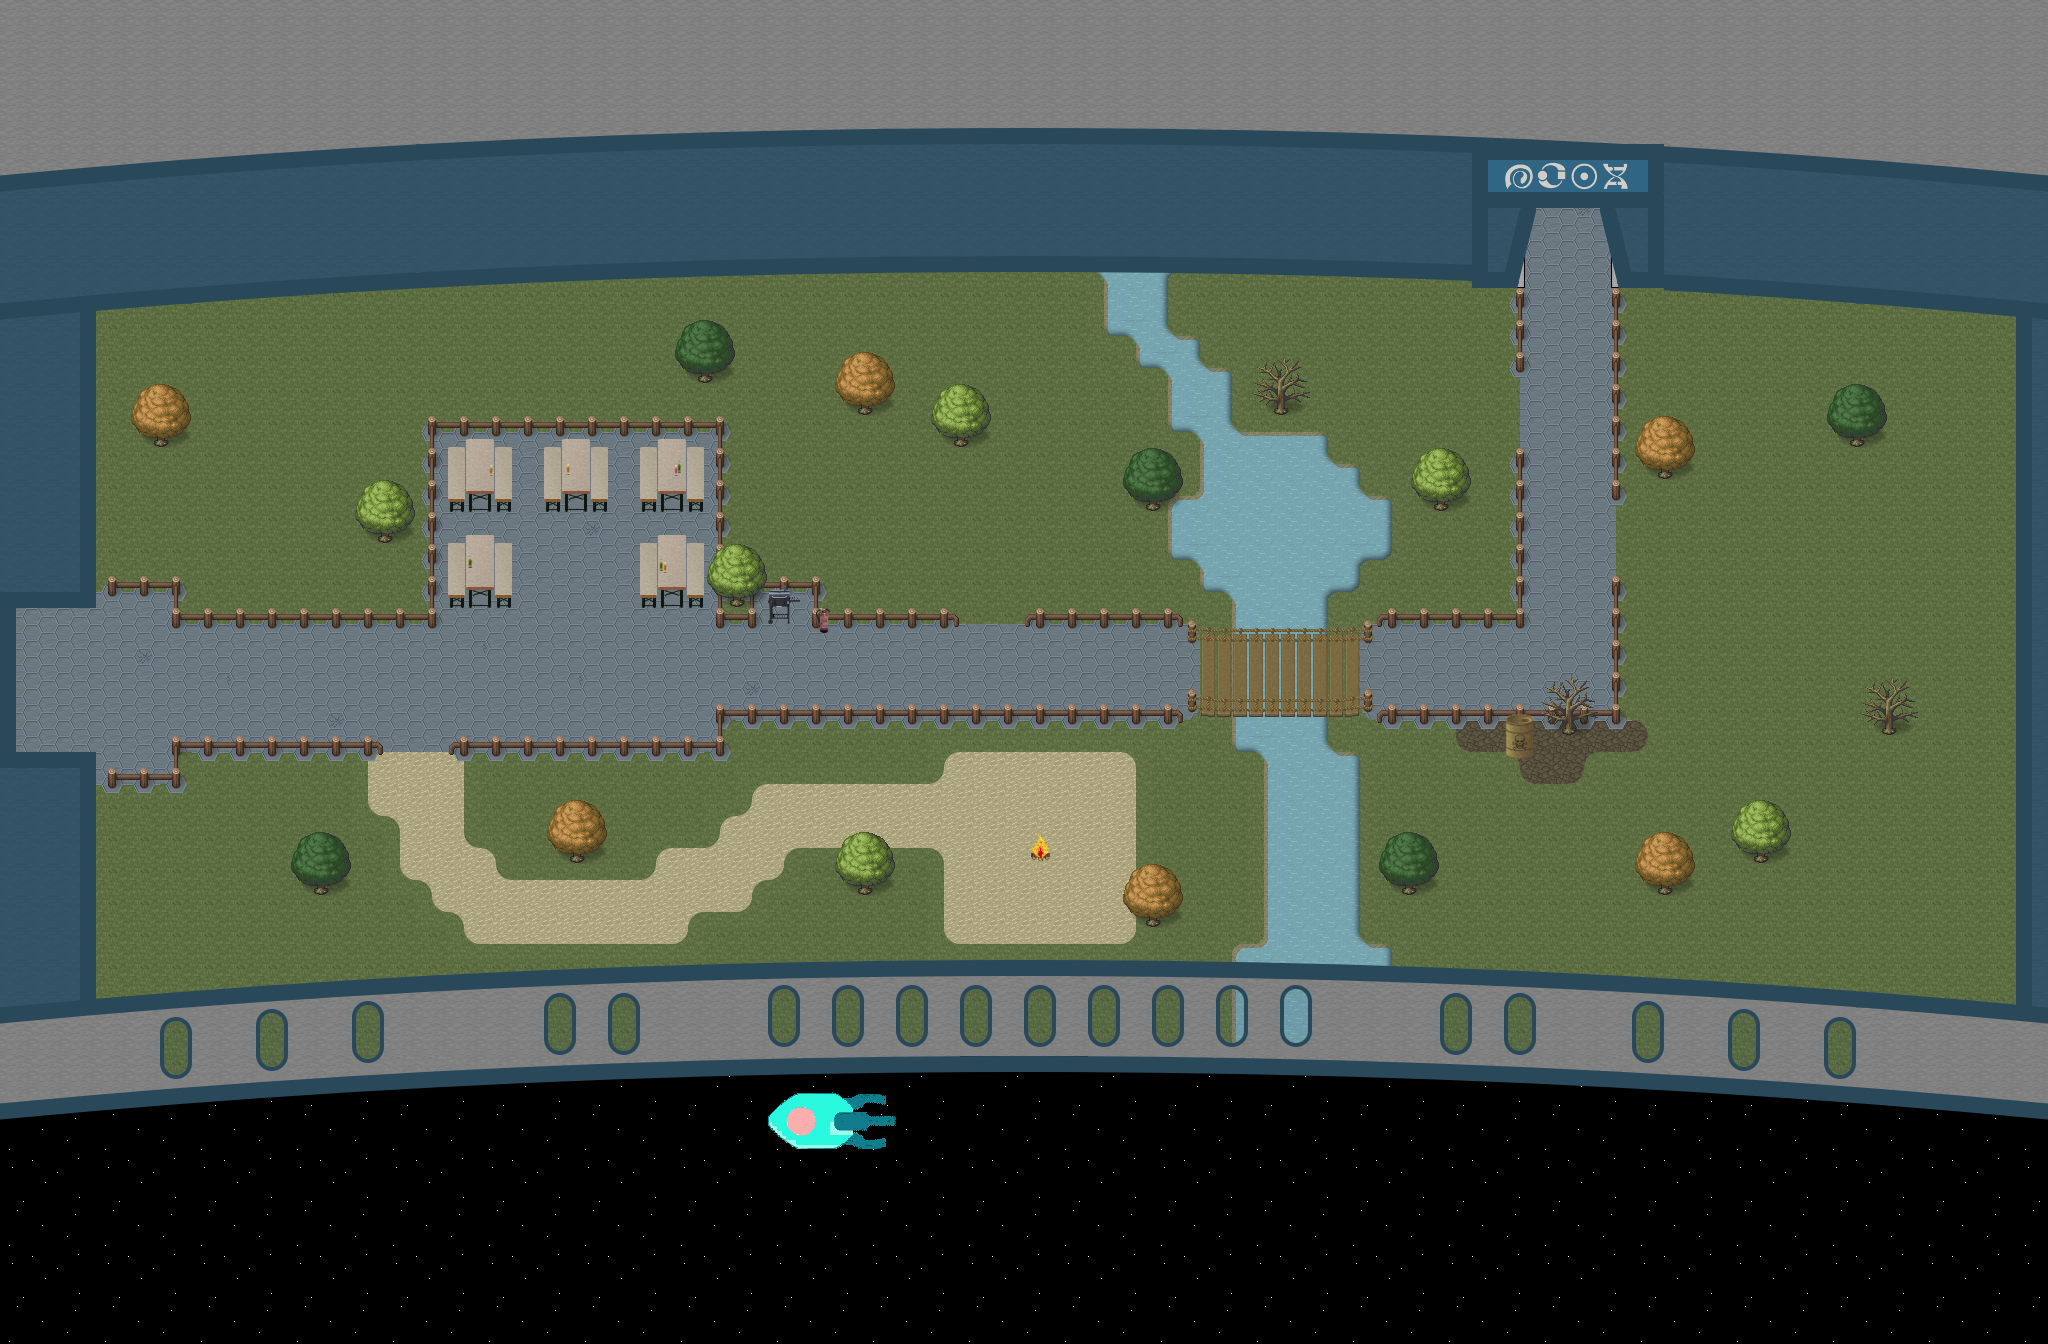

This game map was drawn from its Tiled (.tmx) file and the tilesets committed beside it. A one-line description and the trimmed map source follow:
An orthogonal 64x42 tile map with 32x32 px tiles, 16 tile layers (exit, exitRing2, start, entryRing2, ...), 6 tilesets.

<map version="1.4" tiledversion="1.4.3" orientation="orthogonal" renderorder="right-down" width="64" height="42" tilewidth="32" tileheight="32" infinite="0" nextlayerid="26" nextobjectid="1">
 <editorsettings>
  <export target="main.json" format="json" />
 </editorsettings>
 <tileset firstgid="1" source="../Tiles/spots.tsx" />
 <tileset firstgid="401" source="../Tiles/water.tsx" />
 <tileset firstgid="407" source="../Tiles/c-base-walls.tsx" />
 <tileset firstgid="919" source="../Tiles/c-base-nature.tsx" />
 <tileset firstgid="1175" source="../Tiles/c-base-inventory.tsx" />
 <tileset firstgid="1431" source="../Tiles/fire.tsx" />
 <layer id="19" name="exit" width="64" height="42">
  <properties>
   <property name="exitUrl" value="../main.json#entryRing3" />
  </properties>
  <data>[2688 cells, 10 non-empty, 1 distinct tile ids]</data>
 </layer>
 <layer id="22" name="exitRing2" width="64" height="42">
  <properties>
   <property name="exitUrl" value="../ring2/main.json#entryRing3" />
  </properties>
  <data>[2688 cells, 12 non-empty, 1 distinct tile ids]</data>
 </layer>
 <layer id="7" name="start" width="64" height="42">
  <properties>
   <property name="startLayer" type="bool" value="true" />
  </properties>
  <data>[2688 cells, 15 non-empty, 1 distinct tile ids]</data>
 </layer>
 <layer id="23" name="entryRing2" width="64" height="42">
  <properties>
   <property name="startLayer" type="bool" value="true" />
  </properties>
  <data>[2688 cells, 6 non-empty, 1 distinct tile ids]</data>
 </layer>
 <layer id="5" name="collides" width="64" height="42">
  <data>[2688 cells, 147 non-empty, 1 distinct tile ids]</data>
 </layer>
 <layer id="21" name="jitsiBierbank" width="64" height="42">
  <properties>
   <property name="jitsiRoom" value="c-base-bierbank" />
  </properties>
  <data>[2688 cells, 48 non-empty, 1 distinct tile ids]</data>
 </layer>
 <layer id="25" name="jitsiFireplace" width="64" height="42">
  <properties>
   <property name="jitsiRoom" value="c-base-fireplace" />
  </properties>
  <data>[2688 cells, 49 non-empty, 1 distinct tile ids]</data>
 </layer>
 <layer id="17" name="floor" width="64" height="42">
  <data>[2688 cells, 2688 non-empty, 18 distinct tile ids]</data>
 </layer>
 <layer id="10" name="Walls" width="64" height="42">
  <data>[2688 cells, 382 non-empty, 38 distinct tile ids]</data>
 </layer>
 <layer id="18" name="WallsDeko" width="64" height="42">
  <data>[2688 cells, 70 non-empty, 14 distinct tile ids]</data>
 </layer>
 <layer id="12" name="WallsTop" width="64" height="42">
  <data>[2688 cells, 178 non-empty, 19 distinct tile ids]</data>
 </layer>
 <layer id="9" name="ceil" width="64" height="42">
  <data>[2688 cells, 298 non-empty, 14 distinct tile ids]</data>
 </layer>
 <layer id="2" name="curveTop" width="64" height="42">
  <data>[2688 cells, 182 non-empty, 91 distinct tile ids]</data>
 </layer>
 <layer id="13" name="inventory" width="64" height="42">
  <data>[2688 cells, 135 non-empty, 41 distinct tile ids]</data>
 </layer>
 <objectgroup id="3" name="floorLayer" />
 <layer id="24" name="Overlay" width="64" height="42">
  <data>[2688 cells, 241 non-empty, 20 distinct tile ids]</data>
 </layer>
 <layer id="4" name="curveBottom+Overlay" width="64" height="42">
  <data>[2688 cells, 221 non-empty, 114 distinct tile ids]</data>
 </layer>
</map>